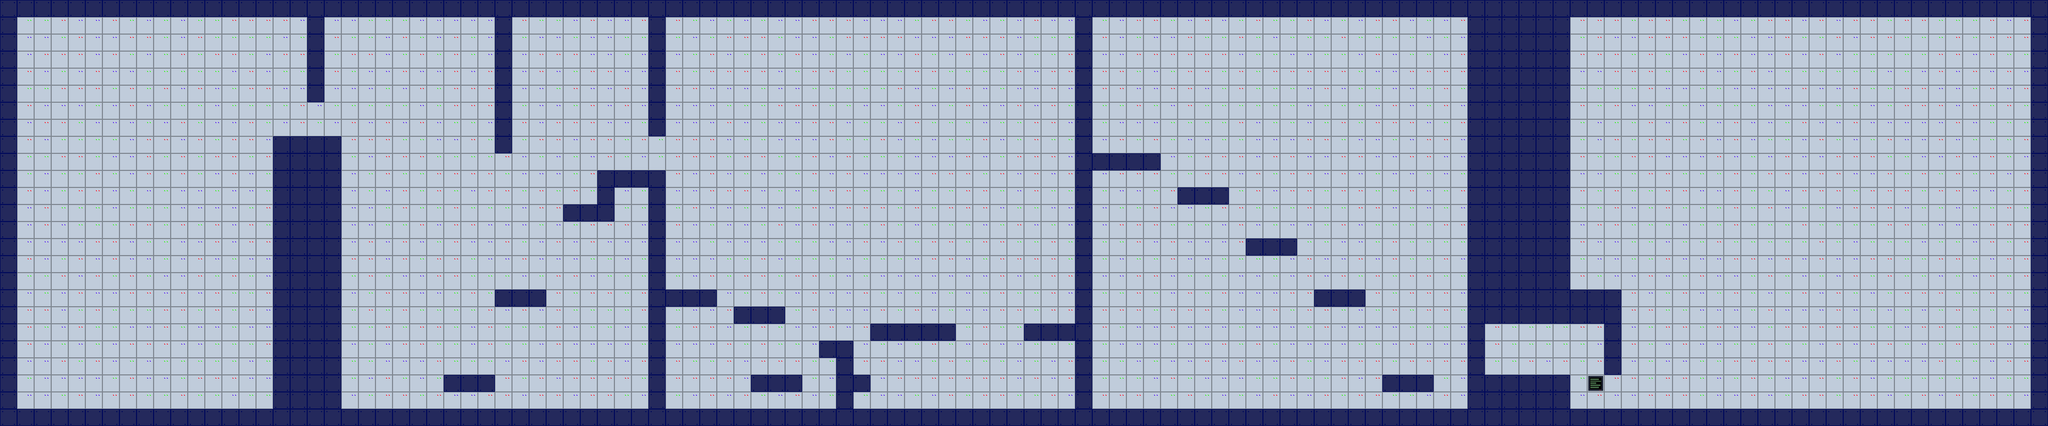

Below is a game level as drawn by its tile map, then a one-line description and the .tmx that defines it (tile-layer data replaced by summaries):
An orthogonal 120x25 tile map with 32x32 px tiles, 2 tile layers (Background, Tile Layer 1), 8 tilesets and 11 objects (2x green, orange, door1, door2, door3, ...).

<map version="1.10" tiledversion="1.10.2" orientation="orthogonal" renderorder="right-down" width="120" height="25" tilewidth="32" tileheight="32" infinite="0" nextlayerid="7" nextobjectid="19">
 <tileset firstgid="1" source="../Assets/tilesets/tileset.tsx" />
 <tileset firstgid="17" source="../Assets/tilesets/door.tsx" />
 <tileset firstgid="18" source="../Assets/tilesets/portal pink.tsx" />
 <tileset firstgid="19" source="../Assets/tilesets/teleporter.tsx" />
 <tileset firstgid="20" source="../Assets/tilesets/shard.tsx" />
 <tileset firstgid="21" source="../Assets/tilesets/portal green.tsx" />
 <tileset firstgid="22" source="../Assets/tilesets/portal blue.tsx" />
 <tileset firstgid="23" source="../Assets/tilesets/portal orange.tsx" />
 <layer id="2" name="Background" width="120" height="25">
  <data>[3000 cells, 3000 non-empty, 4 distinct tile ids]</data>
 </layer>
 <layer id="1" name="Tile Layer 1" width="120" height="25">
  <data>[3000 cells, 591 non-empty, 1 distinct tile ids]</data>
 </layer>
 <objectgroup id="4" name="Portals">
  <object id="12" name="green" gid="21" x="700" y="768" width="64" height="64" />
  <object id="15" name="orange" gid="23" x="1306.67" y="768" width="64" height="64" />
  <object id="18" name="green" gid="21" x="2844" y="704" width="64" height="64" />
 </objectgroup>
 <objectgroup id="3" name="Doors">
  <object id="1" name="door1" gid="17" x="574.667" y="256" width="32" height="64">
   <properties>
    <property name="Passable" value="thief" />
   </properties>
  </object>
  <object id="4" name="door2" gid="17" x="1217.33" y="318.666" width="32" height="64">
   <properties>
    <property name="Passable" value="all" />
   </properties>
  </object>
  <object id="6" name="door3" gid="17" x="3008" y="768" width="32" height="64">
   <properties>
    <property name="Passable" value="hecker" />
   </properties>
  </object>
 </objectgroup>
 <objectgroup id="5" name="Teleporters">
  <object id="3" name="teleporter1" gid="19" x="1971" y="608" width="43" height="64">
   <properties>
    <property name="to" value="teleporter2" />
   </properties>
  </object>
  <object id="7" name="teleporter2" gid="19" x="2052.33" y="286.666" width="43" height="64">
   <properties>
    <property name="to" value="teleporter1" />
   </properties>
  </object>
  <object id="16" name="teleporter4" gid="19" x="2785.67" y="702.667" width="43" height="64">
   <properties>
    <property name="to" value="teleporter3" />
   </properties>
  </object>
  <object id="17" name="teleporter3" gid="19" x="2303" y="768" width="43" height="64">
   <properties>
    <property name="to" value="teleporter4" />
   </properties>
  </object>
 </objectgroup>
 <objectgroup id="6" name="Shards">
  <object id="8" name="shard1" gid="20" x="3370.33" y="759" width="14" height="14" />
 </objectgroup>
</map>
